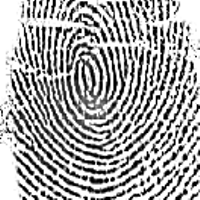
%> input picture Team 8 FingerRecognition/Team 8 FingerRecognition/test/105.jpg, 200 x 200 px
$ octave --eval "result = process_img('test/105.jpg');"   (GNU Octave 9; MATLAB toolbox functions it lacks are replaced by stand-ins)
%> lines starting %> are read from the running program, lines starting %| are printed output that depends on the picture; in (x1, y1, x2, y2) boxes, pixels count from 0 and x2, y2 are one past the last pixel; in counts of white or black regions, pixels touching at a corner belong together; the program's own positions count from 1
%> in process_img, I is the input picture: size 200x200x3 uint8; min 0, max 255, mean 166.7
### Team 8 FingerRecognition/Team 8 FingerRecognition/preprocessing3.m
function [ final ] = preprocessing3( image )
I=double(image)
%> I: size 200x200x3 double
[w,h]=size(I)
%> w = 200; h = 600
%out=I
w1=floor(w/8)*8
%> w1 = 200
h1=floor(h/8)*8
%> h1 = 600
inner=zeros(w1,h1)
for i=1:8:w1
    for j=1:8:h1
        a=i+7;
        b=j+7;
        F=fft2(I(i:a,j:b));
        factor=abs(F).^0.45;
        block=abs(ifft2(F.*factor));
        res=max(block(:));
        if(res==0)
            res=1;
        end;
        block=block./res;
        inner(i:a,j:b)=block;
    end;
end;
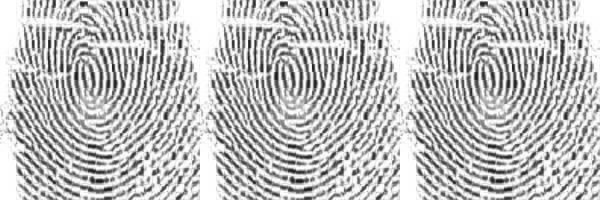
%> inner: size 200x600 double; min 0.0914, max 1, mean 0.747
final=inner*255;
final=histeq(uint8(final));
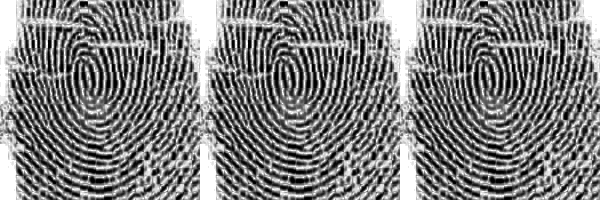
%> final: size 200x600 uint8; min 0, max 255, mean 127.2
end

### Team 8 FingerRecognition/Team 8 FingerRecognition/binarization.m
function [final]=binarization(I)
echo off;
[w,h]=size(I);
o=zeros(w,h);
for i=1:8:w
    for j=1:8:w
        mean_th=0;
        if(i+7<=w & j+7<=h)
            mean_th=mean2(I(i:i+7,j:j+7));
            mean_th=0.8*mean_th;
            o(i:i+7,j:j+7)=I(i:i+7,j:j+7)<mean_th;
        end
    end
end
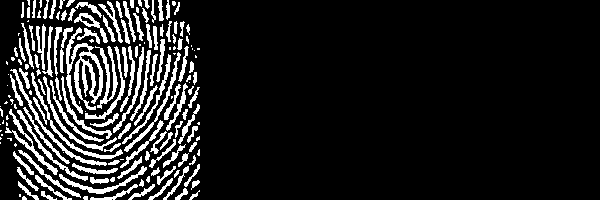
%> o: size 200x600 double; values 0 (black) and 1 (white), 12.8% white; 177 white regions (57 under 20 px), largest, box (x1, y1, x2, y2) and area: (66, 27, 103, 114) 1184, (10, 69, 107, 166) 493, (31, 72, 123, 159) 463
final=o;


end

### Team 8 FingerRecognition/Team 8 FingerRecognition/process_img.m
function thin_img=process_img(img_name,varargin)
echo off;
I = imread(img_name);
%
% figure;
% imshow(I)
% title('original image');


% check if optional param sent then use faster filter for AllforAll.m
if numel(varargin) > 0
x = EnhanceFP(I);
end

% check if  No  optional param sent
if numel(varargin) == 0
x = preprocessing3(I);
end
% figure;
% imshow(x)
% title('enhansed  image');


b=binarization(x);

%
% figure;
% imshow(b)
% title('binarized  image');

%> (the run ends here)

$ run again, on Team 8 FingerRecognition/Team 8 FingerRecognition/test/115.jpg
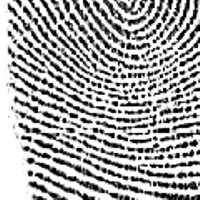
%> input picture Team 8 FingerRecognition/Team 8 FingerRecognition/test/115.jpg, 200 x 200 px
%> in process_img, I is the input picture: size 200x200x3 uint8; min 0, max 255, mean 166.4
%> I: size 200x200x3 double
%> after the loop in preprocessing3, `for i=1:8:w1`:
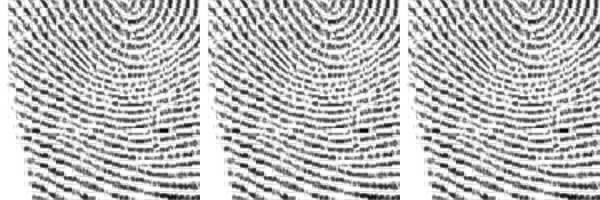
%> inner: size 200x600 double; min 0.00481, max 1, mean 0.742
%> after the loop in binarization, `for i=1:8:w`:
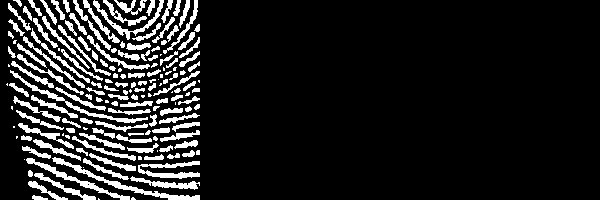
%> o: size 200x600 double; values 0 (black) and 1 (white), 12.7% white; 167 white regions (38 under 20 px), largest, box (x1, y1, x2, y2) and area: (52, 157, 200, 200) 689, (10, 70, 148, 123) 530, (26, 158, 130, 200) 508

$ run again, on Team 8 FingerRecognition/Team 8 FingerRecognition/test/125.jpg
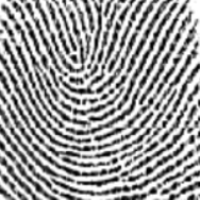
%> input picture Team 8 FingerRecognition/Team 8 FingerRecognition/test/125.jpg, 200 x 200 px
%> in process_img, I is the input picture: size 200x200x3 uint8; min 0, max 255, mean 154.3
%> I: size 200x200x3 double
%> after the loop in preprocessing3, `for i=1:8:w1`:
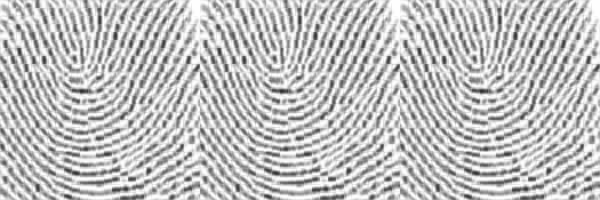
%> inner: size 200x600 double; min 0.182, max 1, mean 0.756
%> after the loop in binarization, `for i=1:8:w`:
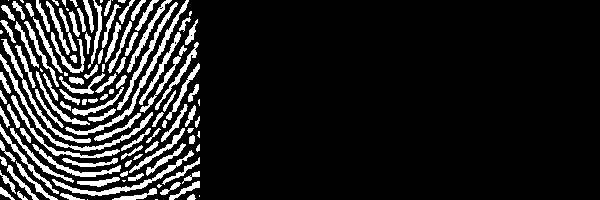
%> o: size 200x600 double; values 0 (black) and 1 (white), 13.9% white; 124 white regions (18 under 20 px), largest, box (x1, y1, x2, y2) and area: (65, 0, 189, 135) 807, (0, 54, 153, 151) 800, (52, 150, 194, 196) 659

$ run again, on Team 8 FingerRecognition/Team 8 FingerRecognition/test/135.jpg
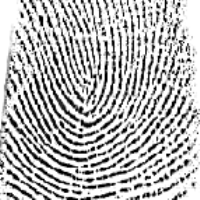
%> input picture Team 8 FingerRecognition/Team 8 FingerRecognition/test/135.jpg, 200 x 200 px
%> in process_img, I is the input picture: size 200x200x3 uint8; min 0, max 255, mean 181.7
%> I: size 200x200x3 double
%> after the loop in preprocessing3, `for i=1:8:w1`:
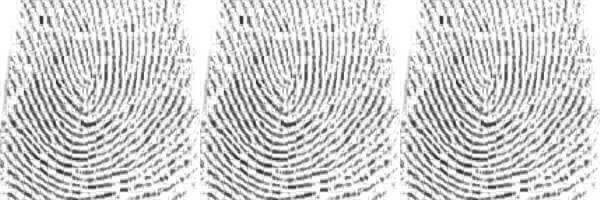
%> inner: size 200x600 double; min 0.158, max 1, mean 0.809
%> after the loop in binarization, `for i=1:8:w`:
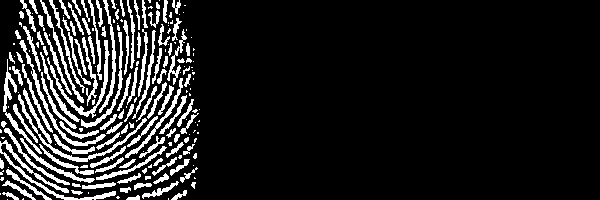
%> o: size 200x600 double; values 0 (black) and 1 (white), 12.9% white; 201 white regions (82 under 20 px), largest, box (x1, y1, x2, y2) and area: (18, 88, 147, 162) 780, (0, 140, 116, 200) 733, (47, 40, 110, 118) 541
